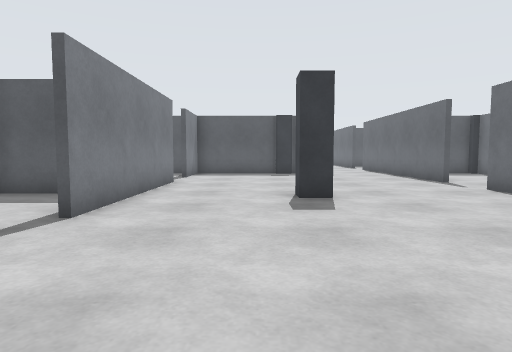
[1] (above)

24 first-person views from a walk through a world built for the Gazebo simulator. The camera is 0.94 m above the floor, tilts 4° down and sees 75° across. The floor is counted in squares, 1 m on a side. Each view is taken from the middle of a square. On the plan, view 1 faces up. The plan holds only what a view shows up to about 12 squares ahead; the rest is blank. The place goes on beyond the plan. The robots in the file are not drawn.

[2]
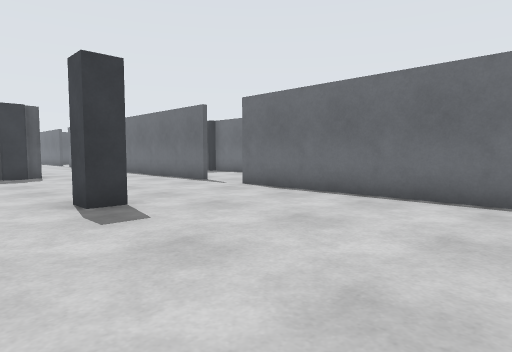

[3]
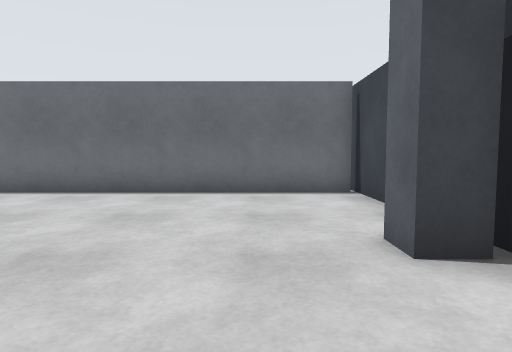

[4]
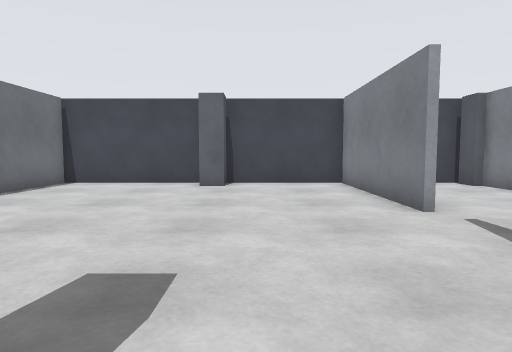

[5]
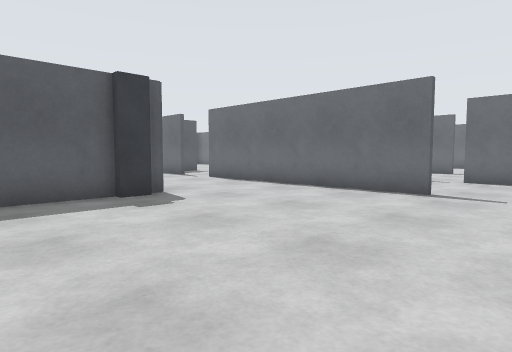

[6]
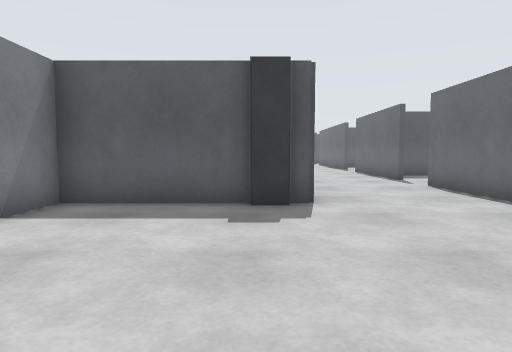

[7]
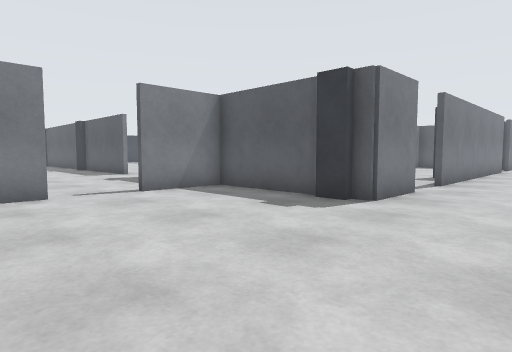

[8]
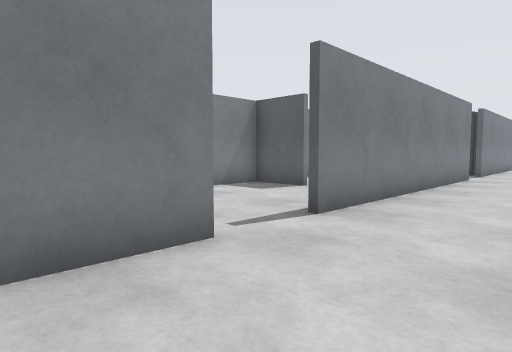

[9]
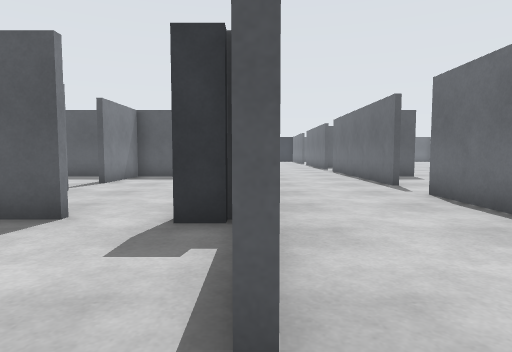

[10]
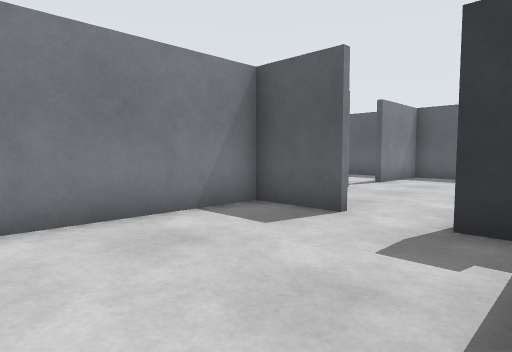

[11]
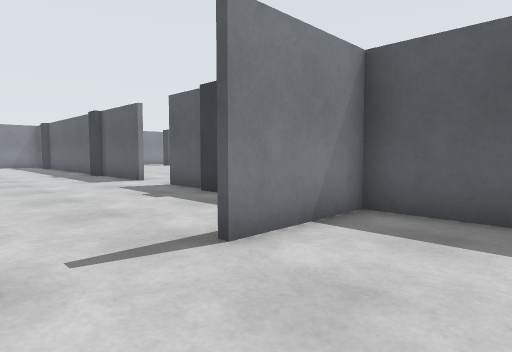

[12]
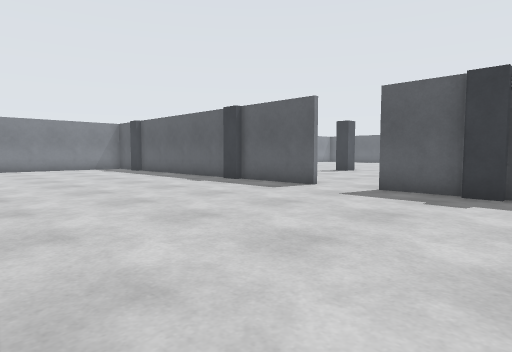

[13]
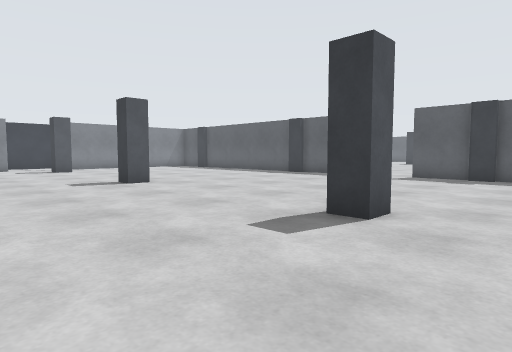

[14]
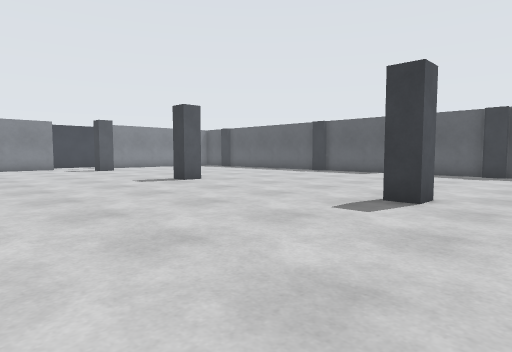

[15]
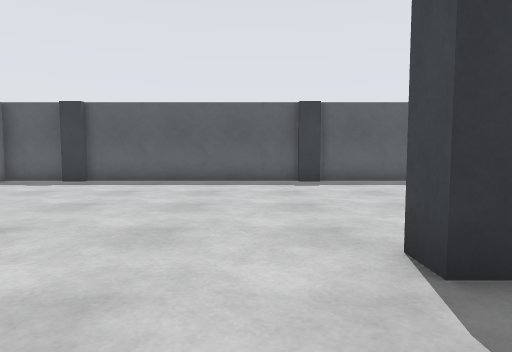

[16]
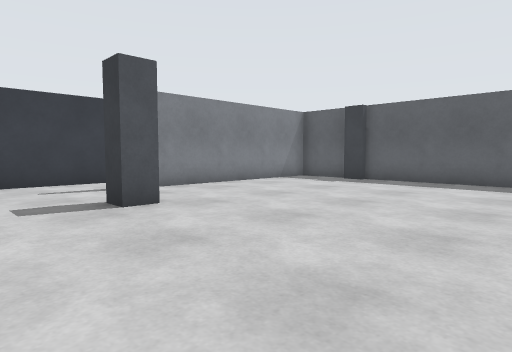

[17]
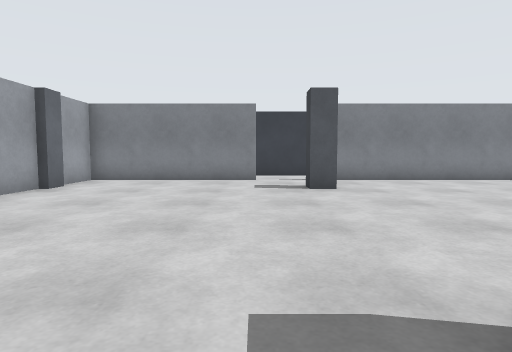

[18]
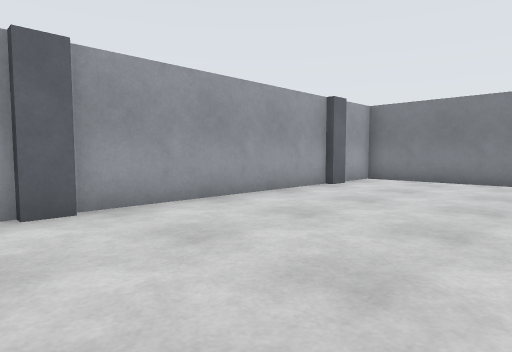

[19]
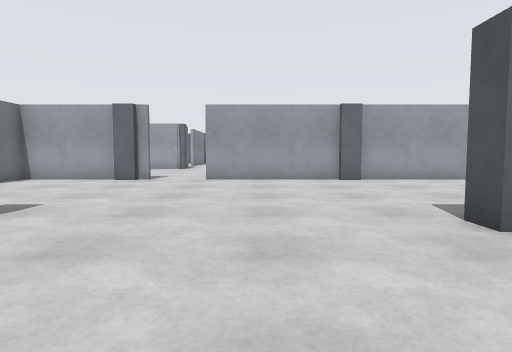

[20]
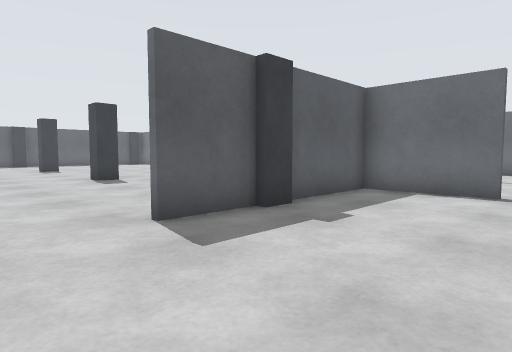

[21]
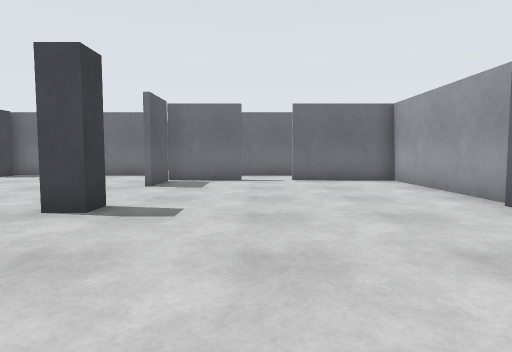

[22]
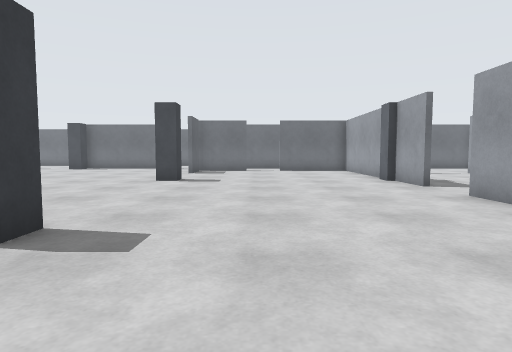

[23]
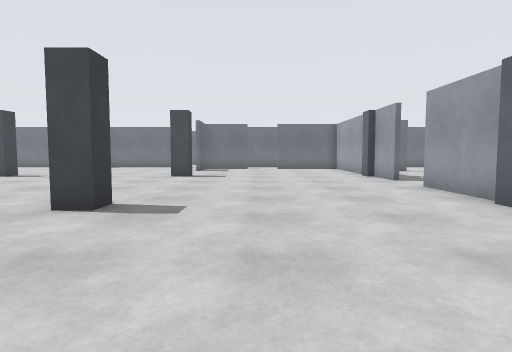

[24]
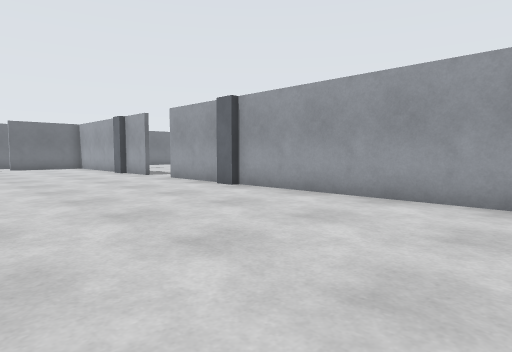

### Floor plan
Points are (right, up) in squares from view 1. A wall is a line through its corners. A room is listed if a view was taken in it or the views show most of it. See-through windows are left out.
Room 1 (views 1, 2, 3, 4, 5, 6, 7, 8, 9, 10, 11)
walls: (2.1, 15.2) (-2.8, 15.2); (-2.7, 15.2) (-2.7, 12.8); (5.9, 20.5) (5.9, 21.1); (5.9, 23) (5.9, 25.5); (-2.7, 22.8) (-2.7, 18.5); (5.9, 10.4) (5.9, 18.5); (-2.7, 10.9) (-2.7, 4.8); (5.9, 27.5) (5.9, 30.1); (2.1, 28.4) (2.1, 19.2); (-0.6, 31.2) (-3.1, 31.2); (-2.7, 2.8) (-2.7, -2.4) (6.5, -2.4); (-2.7, 31.2) (-2.7, 28.2); (5.9, -2.4) (5.9, 8.5)
ways out: opening at (-3, 27.5) to room 2; opening at (-3, 3.5); opening at (-3, 11.5); opening at (6, 9.5); opening at (6, 19.5); opening at (6, 26.5)
objects: grey box (-2, 23) to (-1, 23); grey post (1, -2); grey post (1, 7); grey post (1, 15); grey post (1, 23); grey box (2, 16) to (2, 17)
Room 2 (views 12, 13, 14, 15, 16, 17, 18, 19, 20, 21, 22, 23, 24)
walls: (-10.6, 31.2) (-24.4, 31.2) (-24.4, 23.8); (-8.8, 31.3) (-7.5, 31.3); (-7.4, 31.2) (-8.8, 31.2); (-21.2, 31.3) (-10.8, 31.3); (-5.6, 31.3) (-0.6, 31.3) (-0.6, 34.8); (-3.1, 31.2) (-5.6, 31.2); (-2.8, 28.1) (-2.8, 31.2); (-24.4, 21) (-24.4, 15.3) (-9.2, 15.3); (-26.7, 24.1) (-26.7, 21.4); (-0.6, 36.4) (-0.6, 38.5); (-4.4, 15.3) (-2.8, 15.3); (-2.8, 15.2) (-2.8, 16.5)
ways out: opening at (-3, 27.5) to room 1; opening at (-26, 21); opening at (-6.5, 16.7); opening at (-1, 35.5)
objects: grey post (-22, 15); grey post (-22, 23); grey post (-22, 31); grey post (-14, 15); grey post (-14, 23); grey post (-14, 31); grey post (-14, 39); grey post (-7, 23) to (-6, 23); grey post (-7, 31) to (-6, 31); grey post (-7, 39) to (-6, 39); grey box (-2, 39) to (-1, 39)

Where each view was taken, in squares from view 1:
view 1: 0 up, 0 right, facing up
view 2: 1 up, 1 left, facing up-right
view 3: 0 up, 2 left, facing right
view 4: 8 up, 0 right, facing down
view 5: 8 up, 2 left, facing up-right
view 6: 9 up, 1 right, facing up
view 7: 9 up, 5 right, facing up-left
view 8: 15 up, 5 right, facing up-left
view 9: 18 up, 2 right, facing up
view 10: 18 up, 2 right, facing up-left
view 11: 26 up, 0 right, facing up-left
view 12: 23 up, 5 left, facing up-left
view 13: 18 up, 4 left, facing up-left
view 14: 16 up, 4 left, facing up-left
view 15: 20 up, 16 left, facing up
view 16: 20 up, 16 left, facing up-left
view 17: 21 up, 13 left, facing left
view 18: 21 up, 13 left, facing down-left
view 19: 27 up, 11 left, facing down
view 20: 27 up, 11 left, facing up-right
view 21: 36 up, 12 left, facing right
view 22: 36 up, 18 left, facing right
view 23: 36 up, 20 left, facing right
view 24: 38 up, 22 left, facing down-right
